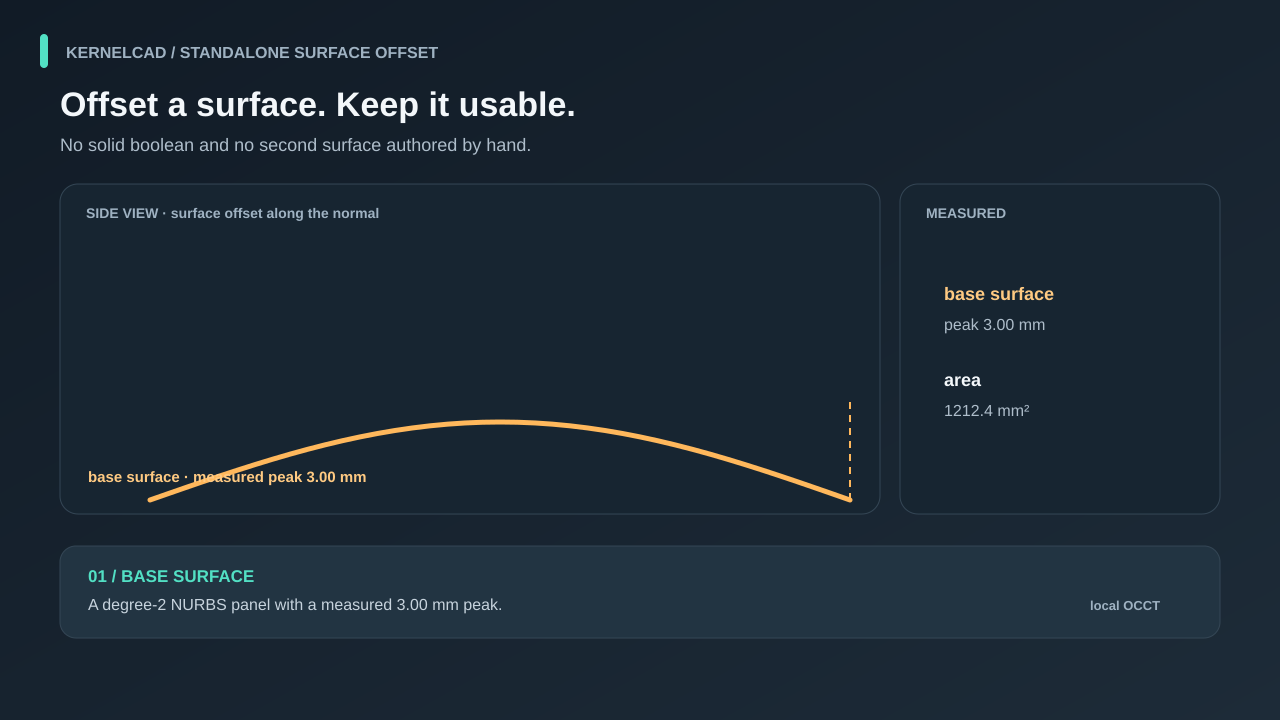
#> input picture docs/demos/surface-offset/frames/frame-01.png, 1280 x 720 px, given in place of lineup.hero.png, which was not available
$ python make-review-video.py
#> lines starting #> are read from the running program, lines starting #| are printed output that depends on the picture
#> in slide, `canvas = Image.new("RGB", (W, H), "#ffffff")`: canvas: PIL image 1920x1080 RGB; every value is 255
#!/usr/bin/env python3
# SPDX-License-Identifier: MIT
# Copyright (c) 2026 Andrii Shylenko and kernelCAD contributors
#
# Build docs/demos/standard-parts/demo.mp4: an annotated still sequence from
# the local `crispcad render --preset publish` outputs of the two committed
# examples. Not a screen recording. Run from this directory:
#   python3 make-review-video.py
import hashlib
import json
import subprocess
import sys
from datetime import datetime, timezone
from pathlib import Path

from PIL import Image, ImageChops, ImageDraw, ImageFont

HERE = Path(__file__).resolve().parent
FRAME_DIR = HERE / "frames"
OUT = HERE / "demo.mp4"
W, H = 1920, 1080
INK = "#1c2026"
GREY = "#5b636e"
ACCENT = "#2b6cb0"

FONT_CANDIDATES = [
    "/usr/share/fonts/truetype/dejavu/DejaVuSans.ttf",
    "/usr/share/fonts/truetype/liberation/LiberationSans-Regular.ttf",
    "/System/Library/Fonts/Supplemental/Arial.ttf",
]
FONT_BOLD_CANDIDATES = [
    "/usr/share/fonts/truetype/dejavu/DejaVuSans-Bold.ttf",
    "/usr/share/fonts/truetype/liberation/LiberationSans-Bold.ttf",
    "/System/Library/Fonts/Supplemental/Arial Bold.ttf",
]


def first_existing(paths):
    for path in paths:
        if Path(path).exists():
            return path
#> call 2 of slide, with title = 'Seven families from one table', body = ''
    raise FileNotFoundError(f"no usable font in {paths}")


FONT = lambda size: ImageFont.truetype(first_existing(FONT_CANDIDATES), size)
FONT_B = lambda size: ImageFont.truetype(first_existing(FONT_BOLD_CANDIDATES), size)


def sha256(path):
    return hashlib.sha256(Path(path).read_bytes()).hexdigest()


def autocrop(image, margin=36):
    """Trim the white page around the model; the render itself is kept."""
#> called with margin = 36
    background = Image.new("RGB", image.size, "#ffffff")
#> background: PIL image 1280x720 RGB; every value is 255
    diff = ImageChops.difference(image, background).convert("L")
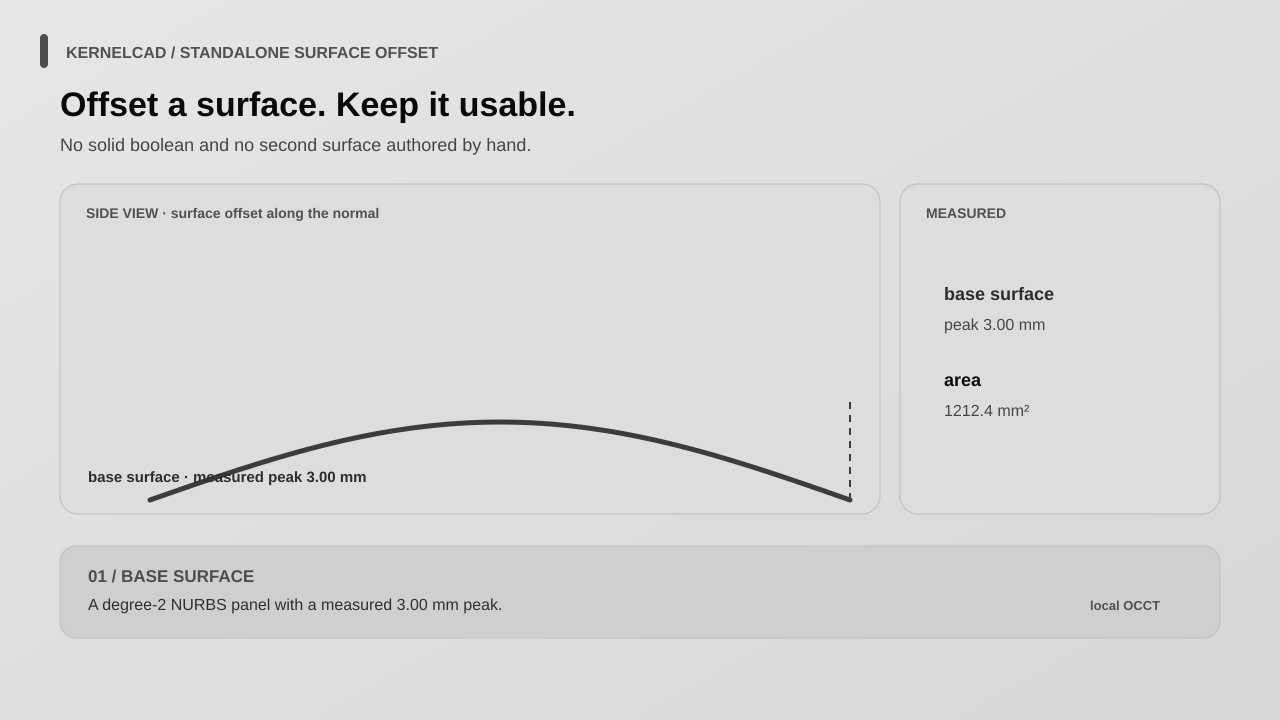
#> diff: PIL image 1280x720 L; min 9, max 230, mean 216.6
    box = diff.point(lambda v: 255 if v > 8 else 0).getbbox()
#> box = (0, 0, 1280, 720)
    if box is None:
        return image
    left = max(0, box[0] - margin)
#> left = 0
    top = max(0, box[1] - margin)
#> top = 0
    right = min(image.width, box[2] + margin)
#> right = 1280
    bottom = min(image.height, box[3] + margin)
#> bottom = 720
    return image.crop((left, top, right, bottom))


def slide(title, body, footer, image_path=None, image_crop=None):
    """One annotated still on a light canvas."""
    canvas = Image.new("RGB", (W, H), "#ffffff")
    draw = ImageDraw.Draw(canvas)
    draw.text((120, 84), title, font=FONT_B(56), fill=INK)
    y = 178

    if image_path is not None:
        image = Image.open(image_path).convert("RGB")
        if image_crop is not None:
            image = image.crop(image_crop)
        image = autocrop(image)
        box = (120, y, W - 120, H - 270)
        image.thumbnail((box[2] - box[0], box[3] - box[1]), Image.LANCZOS)
        canvas.paste(
            image,
            (box[0] + (box[2] - box[0] - image.width) // 2, box[1] + 24),
        )
    else:
        draw.text((120, y + 40), body, font=FONT(40), fill=ACCENT)
        body = ""

    if body:
        draw.text((120, H - 236), body, font=FONT(34), fill=INK)
    draw.text((120, H - 150), footer, font=FONT(24), fill=GREY)
    return canvas


def main():
    FRAME_DIR.mkdir(exist_ok=True)
    slides = [
        (
            slide(
                "Standard fasteners, scripted",
                "lib.part and lib.stack \u00b7 local renders of the committed examples",
                "Envelope solids: head plus shank. No helical thread.",
            ),
            4.0,
            "title card",
        ),
        (
            slide(
                "Seven families from one table",
                "",
                "ISO 4762, ISO 7380, ISO 10642 screws \u00b7 ISO 4032, DIN 985 nuts \u00b7 ISO 7089, DIN 127B washers. M2\u2013M6.",
                HERE / "lineup.hero.png",
            ),
            5.0,
            "lineup.hero.png",
        ),
        (
            slide(
                "A bolt stack in one call",
                "lib.stack({ thread: 'M5', gripMm: 12, mode: 'bolt' })",
                "Screw, washer under the head, washer and hex nut on the back. M5 \u00d7 18 is the next stocked length at or above 17 mm.",
                HERE / "stack.hero.png",
            ),
            5.0,
            "stack.hero.png",
        ),
        (
            slide(
                "Placement comes with the stack",
                "",
                "Head washer on the grip's top face; tail washer and nut under it. Cropped from the front-elevation render.",
                HERE / "stack-detail.png",
            ),
            5.0,
            "stack-detail.png",
        ),
        (
            slide(
                "kernelcad.com",
                "Source: examples/parts/bolt-stack.kcad.ts and examples/parts/fastener-lineup.kcad.ts",
                "Local deterministic renders of the committed sources. Not a platform capture or hardware test.",
            ),
            4.0,
            "end card",
        ),
    ]
#> in slide (call 2), `canvas.paste( image, (box[0] + (box[2] - box[0] - image.width) // 2, b..`:
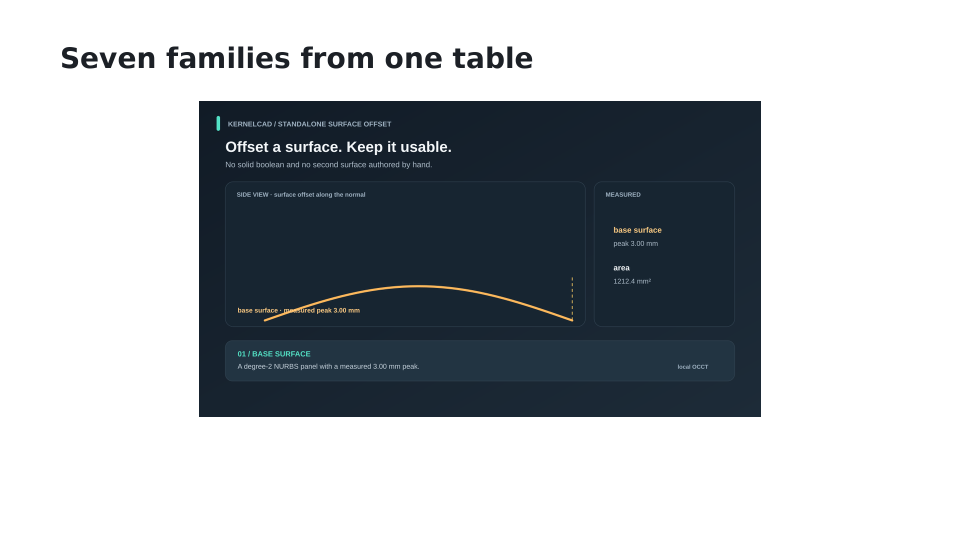
#> canvas: PIL image 1920x1080 RGB (shown at 1/2 size); mean R, G, B 175.4, 180, 184
#> call 3 of slide, with title = 'A bolt stack in one call'
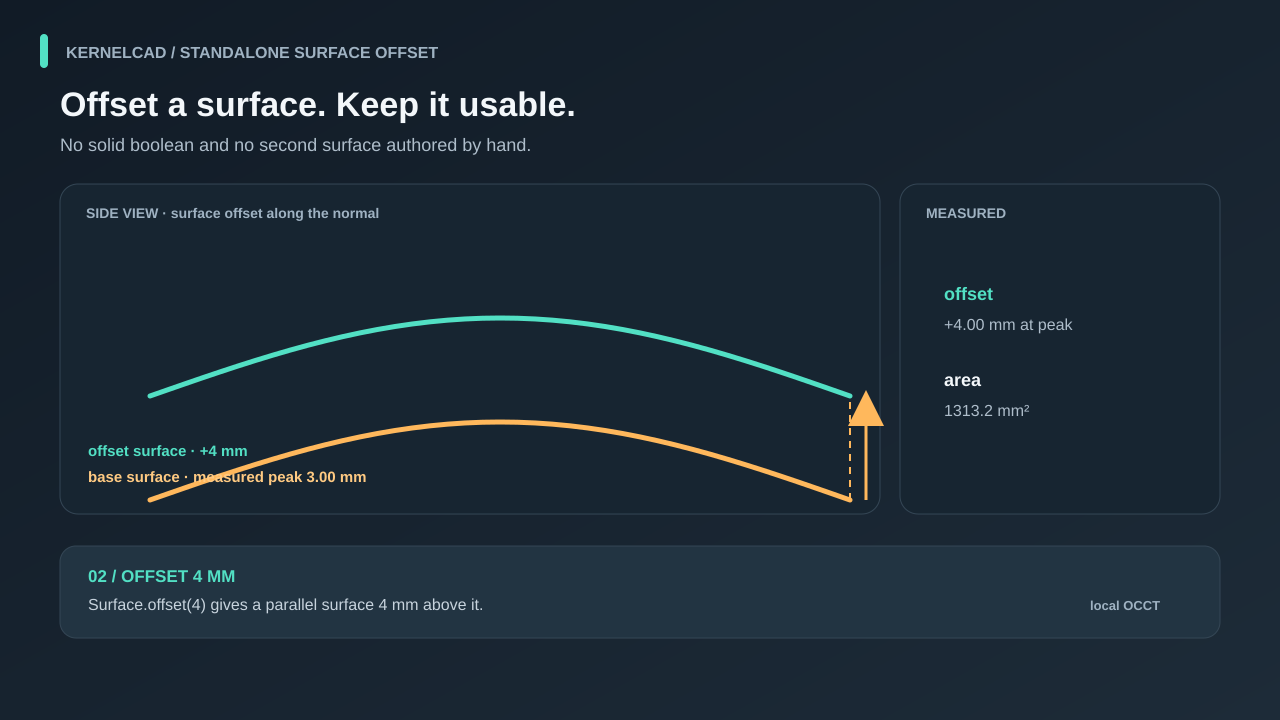
#> input picture docs/demos/surface-offset/frames/frame-02.png, 1280 x 720 px, given in place of stack.hero.png, which was not available

    frame_paths = []
    for index, (canvas, _seconds, _label) in enumerate(slides):
        path = FRAME_DIR / f"{index:02d}.png"
        canvas.save(path)
        frame_paths.append(path)
#> this loop made 5 passes
#> (_seconds, _label) on passes 1 to 5: (4, 'title card'), (5, 'lineup.hero.png'), (5, 'stack.hero.png'), (5, 'stack-detail.png'), (4, 'end card')
#> pass 1, in main, `canvas.save(path)`:
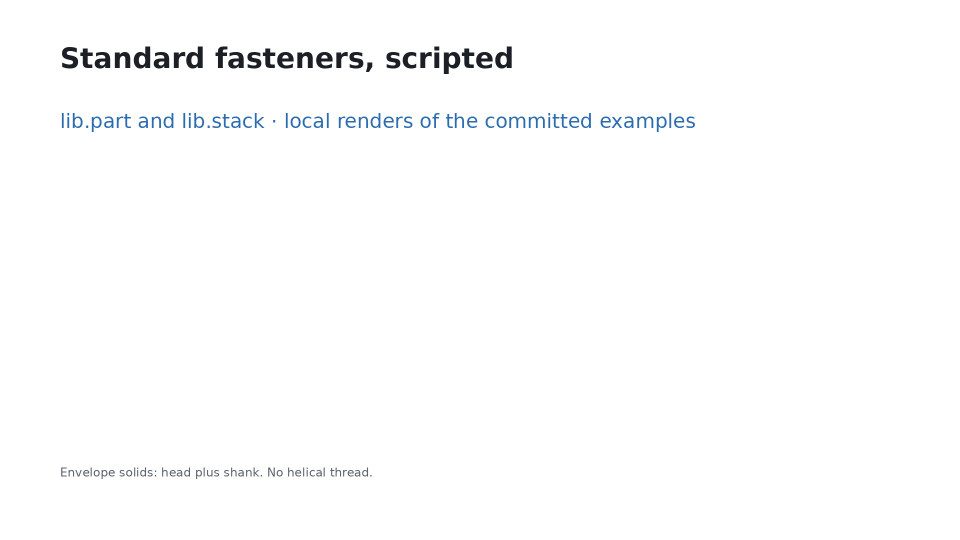
#> saved as 00.png: PIL image 1920x1080 RGB (shown at 1/2 size); mean R, G, B 252, 252.4, 252.8
#> pass 2, in main, `canvas.save(path)`:
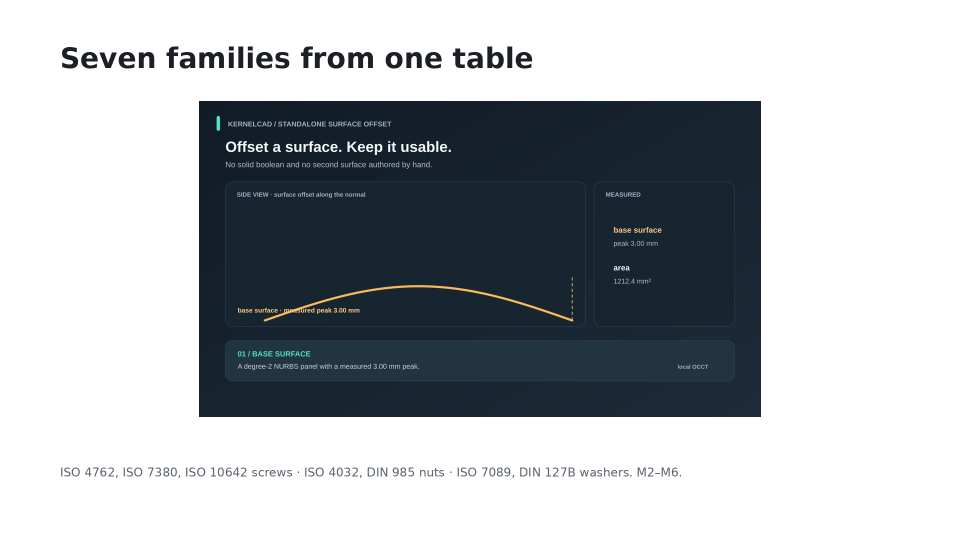
#> saved as 01.png: PIL image 1920x1080 RGB (shown at 1/2 size); mean R, G, B 175, 179.5, 183.6
#> after the loop, frame_paths = 5 items

    list_path = FRAME_DIR / "slides.txt"
    lines = []
    for index, (_canvas, seconds, _label) in enumerate(slides):
        lines.append(f"file '{frame_paths[index].name}'")
        lines.append(f"duration {seconds}")
#> this loop made 5 passes
#> after the loop, lines = ["file '00.png'", 'duration 4.0', "file '01.png'", 'duration 5.0', "file '02.png'", 'duration 5.0', "file '03.png'", 'duration 5.0', "file '04.png'", 'duration 4.0']
    lines.append(f"file '{frame_paths[-1].name}'")
    list_path.write_text("\n".join(lines) + "\n")

    subprocess.run(
        [
            "ffmpeg", "-y", "-loglevel", "error",
            "-f", "concat", "-safe", "0", "-i", str(list_path),
            "-vf", "fps=24,format=yuv420p",
            "-c:v", "libx264", "-crf", "18", "-movflags", "+faststart",
            str(OUT),
        ],
        check=True,
    )
#> (this line was passed over: subprocess is not available in this run)

    duration = sum(seconds for _canvas, seconds, _label in slides)
#> duration = 23
    evidence = {
        "checkedAt": datetime.now(timezone.utc).isoformat(),
        "video": OUT.name,
        "videoSha256": sha256(OUT),
        "durationSec": duration,
        "canvas": f"{W}x{H}",
        "slides": [
            {
                "image": label if label != "title card" and label != "end card" else None,
                "durationSec": seconds,
            }
            for _canvas, seconds, label in slides
        ],
        "sourceModels": {
            "bolt-stack.kcad.ts": sha256(HERE / "../../../examples/parts/bolt-stack.kcad.ts"),
            "fastener-lineup.kcad.ts": sha256(HERE / "../../../examples/parts/fastener-lineup.kcad.ts"),
        },
        "inputSha256": {
            name: sha256(HERE / name)
            for name in ("lineup.hero.png", "stack.hero.png", "stack-detail.png")
        },
        "invocations": [
            "npx tsx src/agent/cli/index.ts render examples/parts/fastener-lineup.kcad.ts --preset publish -o docs/demos/standard-parts/lineup.hero.png",
            "npx tsx src/agent/cli/index.ts render examples/parts/bolt-stack.kcad.ts --preset publish -o docs/demos/standard-parts/stack.hero.png",
            "npx tsx src/agent/cli/index.ts render examples/parts/bolt-stack.kcad.ts --preset publish --width 2048 --height 1536 --pose 0,0 -o docs/demos/standard-parts/stack-front.png",
            "convert stack-front.pose-0-0.png -crop 1400x1100+330+210 +repage stack-detail.png",
        ],
        "provenance": (
            "Annotated still sequence composed from local crispcad render --preset publish outputs "
            "of the committed example sources. Not a screen recording, turntable, deployed platform "
            "capture, physical hardware or strength test."
        ),
    }
    (HERE / "video-evidence.json").write_text(json.dumps(evidence, indent=2) + "\n")
    print(json.dumps({"ok": True, "video": str(OUT), "durationSec": duration}))


if __name__ == "__main__":
#> (the run stopped early here; a loop or call above may not have finished)
